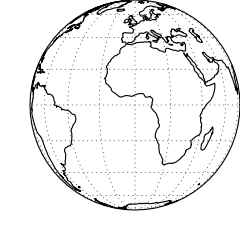

Write the Python code that produced this figure.
import matplotlib.pyplot as plt
import cartopy.crs as ccrs

plt.figure(figsize=(3.0, 3))
delta = 0.125
ax = plt.axes([0+delta, 0+delta, 1-delta, 1-delta], projection=ccrs.Orthographic())
#ax.set_global()
ax.coastlines()
ax.gridlines()
